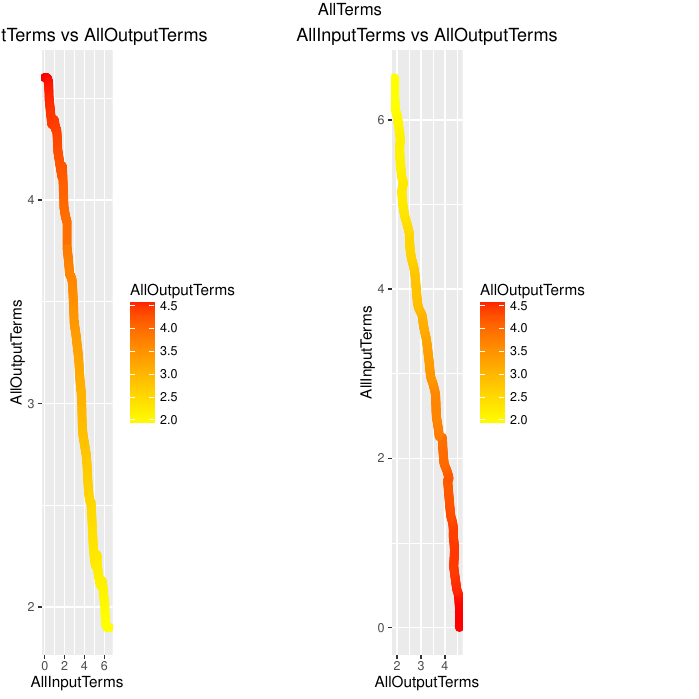

Write the R code that produced this figure.
#R script generated with jfuzzylite 6.0.

library(ggplot2);

engine.name = "AllTerms"
engine.fll = "Engine: AllTerms
InputVariable: AllInputTerms
  enabled: true
  range: 0.000 6.500
  lock-range: false
  term: A Sigmoid 0.500 -20.000
  term: B ZShape 0.000 1.000
  term: C Ramp 1.000 0.000
  term: D Triangle 0.500 1.000 1.500
  term: E Trapezoid 1.000 1.250 1.750 2.000
  term: F Concave 0.850 0.250
  term: G Rectangle 1.750 2.250
  term: H Discrete 2.000 0.000 2.250 1.000 2.500 0.500 2.750 1.000 3.000 0.000
  term: I Gaussian 3.000 0.200
  term: J Cosine 3.250 0.650
  term: K GaussianProduct 3.500 0.100 3.300 0.300
  term: L Spike 3.640 1.040
  term: M Bell 4.000 0.250 3.000
  term: N PiShape 4.000 4.500 4.500 5.000
  term: O Concave 5.650 6.250
  term: P SigmoidDifference 4.750 10.000 30.000 5.250
  term: Q SigmoidProduct 5.250 20.000 -10.000 5.750
  term: R Ramp 5.500 6.500
  term: S SShape 5.500 6.500
  term: T Sigmoid 6.000 20.000
OutputVariable: AllOutputTerms
  enabled: true
  range: 0.000 6.500
  lock-range: false
  aggregation: Maximum
  defuzzifier: Centroid 200
  default: nan
  lock-previous: false
  term: A Sigmoid 0.500 -20.000
  term: B ZShape 0.000 1.000
  term: C Ramp 1.000 0.000
  term: D Triangle 0.500 1.000 1.500
  term: E Trapezoid 1.000 1.250 1.750 2.000
  term: F Concave 0.850 0.250
  term: G Rectangle 1.750 2.250
  term: H Discrete 2.000 0.000 2.250 1.000 2.500 0.500 2.750 1.000 3.000 0.000
  term: I Gaussian 3.000 0.200
  term: J Cosine 3.250 0.650
  term: K GaussianProduct 3.500 0.100 3.300 0.300
  term: L Spike 3.640 1.040
  term: M Bell 4.000 0.250 3.000
  term: N PiShape 4.000 4.500 4.500 5.000
  term: O Concave 5.650 6.250
  term: P SigmoidDifference 4.750 10.000 30.000 5.250
  term: Q SigmoidProduct 5.250 20.000 -10.000 5.750
  term: R Ramp 5.500 6.500
  term: S SShape 5.500 6.500
  term: T Sigmoid 6.000 20.000
RuleBlock: 
  enabled: true
  conjunction: Minimum
  disjunction: Maximum
  implication: Minimum
  activation: General
  rule: if AllInputTerms is A then AllOutputTerms is T
  rule: if AllInputTerms is B then AllOutputTerms is S
  rule: if AllInputTerms is C then AllOutputTerms is R
  rule: if AllInputTerms is D then AllOutputTerms is Q
  rule: if AllInputTerms is E then AllOutputTerms is P
  rule: if AllInputTerms is F then AllOutputTerms is O
  rule: if AllInputTerms is G then AllOutputTerms is N
  rule: if AllInputTerms is H then AllOutputTerms is M
  rule: if AllInputTerms is I then AllOutputTerms is L
  rule: if AllInputTerms is J then AllOutputTerms is K
  rule: if AllInputTerms is K then AllOutputTerms is J
  rule: if AllInputTerms is L then AllOutputTerms is I
  rule: if AllInputTerms is M then AllOutputTerms is H
  rule: if AllInputTerms is N then AllOutputTerms is G
  rule: if AllInputTerms is O then AllOutputTerms is F
  rule: if AllInputTerms is P then AllOutputTerms is E
  rule: if AllInputTerms is Q then AllOutputTerms is D
  rule: if AllInputTerms is R then AllOutputTerms is C
  rule: if AllInputTerms is S then AllOutputTerms is B
  rule: if AllInputTerms is T then AllOutputTerms is A"

engine.fldFile = "AllTerms.fld"
if (require(data.table)) {
    engine.df = data.table::fread(engine.fldFile, sep="auto", header="auto")
} else {
    engine.df = read.table(engine.fldFile, header=TRUE)
}

engine.plot.i1_o1 = ggplot(engine.df, aes(AllInputTerms, AllOutputTerms)) + 
    geom_line(aes(color=AllOutputTerms), size=3, lineend="round", linejoin="mitre") + 
    scale_color_gradient(low="yellow", high="red") + 
    ggtitle("AllInputTerms vs AllOutputTerms")

engine.plot.o1_i1 = ggplot(engine.df, aes(AllInputTerms, AllOutputTerms)) + 
    geom_line(aes(color=AllOutputTerms), size=3, lineend="round", linejoin="mitre") + 
    scale_color_gradient(low="yellow", high="red") + 
    coord_flip() + 
    ggtitle("AllInputTerms vs AllOutputTerms")

if (require(gridExtra)) {
    engine.plots = arrangeGrob(engine.plot.i1_o1, engine.plot.o1_i1, ncol=2, top=engine.name)
    ggsave(paste0(engine.name, ".pdf"), engine.plots)
    if (require(grid)) {
        grid.newpage()
        grid.draw(engine.plots)
    }
}
